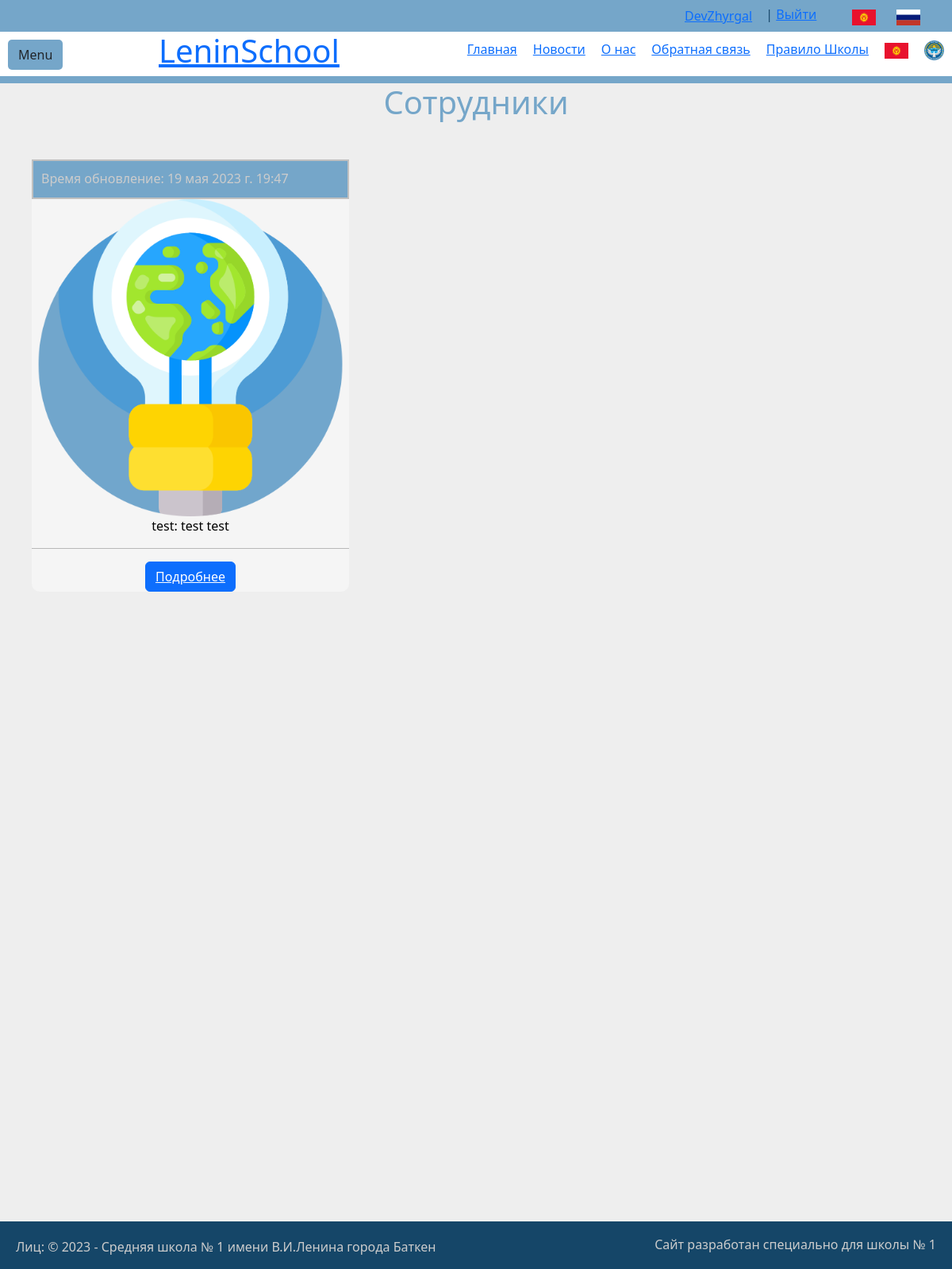
Screenshot of /employees/ (signed in) with the database file from the repository.
### main/models.py (models this page shows, shortened)
class Employees(models.Model):
    name = models.CharField(verbose_name='Имя', max_length=255)
    surname = models.CharField(verbose_name='Фимилия', max_length=255)
    slug = models.SlugField(max_length=255, unique=True, db_index=True, verbose_name='URL')
    info = models.TextField(verbose_name='Контент', null=True)
    email = models.EmailField(verbose_name='Почта', max_length=255)
    phone = models.IntegerField(verbose_name='Номер телефона пр. (996701500422)')
    photo = models.ImageField(verbose_name='Фотография', upload_to='photos/employees/%Y/', null=True, blank=True)
    status = models.CharField(verbose_name='Статус', max_length=255)
    document = models.FileField(verbose_name='Документ в pdf формате', upload_to='documents/employees/%Y/%m/%d/',
                                null=True, blank=True,
                                validators=[FileExtensionValidator(allowed_extensions=['pdf', ])])
    time_create = models.DateTimeField(verbose_name='Время создание', auto_now_add=True)
    time_update = models.DateTimeField(verbose_name='Время обновление', auto_now=True)
    is_published = models.BooleanField(verbose_name='Публикация', default=True)
    class Meta:
        verbose_name = 'Сотрудники'
        verbose_name_plural = 'Сотрудники'
        ordering = ['id']

### main/views.py (the view)
# urls.py: path('employees/', EmployeesView.as_view(), name='employees'),
class EmployeesView(DataMixin, ListView):
    paginate_by = 10
    model = Employees
    template_name = 'main/employees.html'
    def get_context_data(self, *, object_list=None, **kwargs):
        context = super().get_context_data(**kwargs)
        c_def = self.get_user_context(title='Сотрудники')
        return dict(list(context.items()) + list(c_def.items()))
    def get_queryset(self):
        return Employees.objects.filter(is_published=True)

### main/templates/main/employees.html (shortened to what this page needs)
{% extends 'layout.html' %}
{% load static %}
{% block content %}
<div class="employees_tables">
    {% for a in page_obj %}
    {% if a.is_published %}
    <ul class="tables_employees">
        <li>
            <div class="top-block">
                <div class="time_update">
                    Время обновление: {{ a.time_update }}</div>
            </div>
            <div class="employees_photo">
                {% if a.photo %}
                <img src="{{ a.photo.url }}" height="400px">
                {% else %}
                <img src="{% static 'img/earth-hour.png' %}" width="400px">
                {% endif %}
            </div>
            <div class="employees_info">
                <div class="employees_title">
                    {{ a.status }}: {{ a.name }} {{ a.surname }}
                </div>
            </div>
            <hr>
            <button class="btn btn-primary"><a style="color: white; " href="post/{{ a.slug }}">Подробнее</a></button>
        </li>
    </ul>
    {% endif %}
    {% endfor %}
</div>
{% endblock %}

### main/templates/layout.html (shortened to what this page needs)
<!DOCTYPE html>
{% load bootstrap5 %}
{% load static %}
{% load main_tags %}
<html lang="ru">
<head>
    <link href="{% static 'src/bootstrap/css/bootstrap.min.css' %}" type="text/css" rel="stylesheet">
    <link href="{% static 'fontawesomefree/css/all.min.css' %}" rel="stylesheet" type="text/css">
    <link rel="stylesheet" href="{% static 'css/styles.css' %}">
</head>
<body>
<header class="headers">
    <header class="main_header">
        <header class="header_address">
            <div class="kabinet">
                <div class="user">
                    {% if request.user.is_authenticated %}
                    <p><button class="btn btn-white"><span class="username_kabinet"><a href="{% url 'profile' %}">{{ user.username }}</a></span></button> | <a href="{% url 'logout' %}">Выйти</a></p>
                    {% endif %}
                </div>
                <ul class="lang">
                    <li>
                        <button class="btn btn-white"><a href="#"><img src="{% static 'img/flags/flag.jpg' %}"
                                                                       alt="Kyrgyzstan" width="30px" height="20px"></a>
                        </button>
                    </li>
                    <li>
                        <button class="btn btn-white"><a href="#"><img src="{% static 'img/flags/flag.svg' %}"
                                                                       alt="Russia" width="30px" height="20px"></a>
                        </button>
                    </li>
                </ul>
            </div>
        </header>
        <header class="header">
            <h5 class="btn_menu" style="margin: 10px; background-color: #75a6c9; border-radius: 5px;">
                <button class="btn btn-white" onclick="openMenu()">Menu</button>
            </h5>
            <h1 class="main_name"><a href="{% url 'home' %}">LeninSchool</a></h1>
            <aside class="navigation">
                <ul class="nav">
                    <li><a href="{% url 'home' %}">Главная</a></li>
                    <li><a href="{% url 'news' %}">Новости</a></li>
                    <li><a href="{% url 'about_us' %}">О&nbsp;нас</a></li>
                    <li><a href="{% url 'contact_us' %}">Обратная&nbsp;связь</a></li>
                    <li><a href="{% url 'school_rules' %}">Правило&nbsp;Школы</a></li>
                    <li>
                        <a href="#"><img src="{% static 'img/flags/flag.jpg' %}" alt="Kyrgyzstan" width="30px"
                                         height="20px"></a>
                    </li>
                    <li>
                        <a href="#"><img src="{% static 'img/flags/National_emblem_of_Kyrgyzstan_2016.svg.png' %}"
                                         alt="Kyrgyzstan" width="25px" height="25px"></a>
                    </li>
                </ul>
            </aside>
        </header>
    </header>
</header>
<main class="main" id="main" style="height: 100%; text-align: center;">
    <h1 style="color: #75a6c9;">{{ title }}</h1>
    {% block content %}
    {% endblock %}
</main>
<footer class="main_footer" id="main_footer">
    <footer class="fixed_footer">
        <p class="footer_copy_">Лиц: &copy; 2023 - Средняя школа № 1<span class="text_in_footer"> имени В.И.Ленина города Баткен </span>
        </p>
        <h6 class="footer_title_right">Сайт разработан специально для школы № 1</h6>
    </footer>
</footer>
</body>
</html>

### main/static/css/styles.css (style rules this page uses)
* { padding: 0; margin: 0; list-style: none; text-decoration: none; }
body { color: #000; height: auto; background-color: #eee; min-height: 1600px; }
.headers { padding-top: 105px; }
.main_header { position: fixed; width: 100%; max-height: 600px; background-color: #75a6c9; }
.btn_menu { position: absolute; margin: 5px; }
.header_address { background-color: #75a6c9; width: 100%; position: fixed; display: flex; top: 0px; height: 105px; color: #fff; }
.kabinet { display: flex; margin: auto; margin-bottom: 50px; margin-left: 710px; color: #154668; float: right; }
.user { display: flex; }
.lang { display: flex; }
.header { display: flex; position: fixed; top: 40px; left: 0; width: 100%; background-color: #fff; color: #282828; }
.main_name { float: left; margin-left: 200px; }
.nav { text-align: right; display: flex; float: right; margin-left: 500px; }
.employees_tables { grid-template-columns: repeat(4, 1fr); }
@media (max-width: 1500px) { .kabinet { margin-left: 1000px; } }
@media (max-width: 1500px) { .employees_tables { grid-template-columns: repeat(2, 1fr); } }
@media (max-width: 1500px) { .nav { margin-left: 200px; } }
@media (max-width: 1500px) { .kabinet { margin-left: 950px; } }
@media (max-width: 1400px) { .nav { margin-left: 180px; } }
@media (max-width: 1300px) { .nav { margin-left: 150px; } }
@media (max-width: 1300px) { .kabinet { margin-left: 900px; } }
@media (max-width: 1300px) { .main_footer { margin-left: 0px; width: 100%; } }
@media (max-width: 1300px) { #main { margin-left: 0px; width: 400px; width: 100%; } }
@media (max-width: 1250px) { .nav { margin-left: 100px; } }
@media (max-width: 1250px) { .kabinet { margin-left: 850px; } }
.nav li { margin: 10px; }
.main { margin-bottom: 100px; background-color: #eee; margin-left: 250px; margin-right: auto; }
.main_footer { background-color: #3f6d8f; max-height: 600px; margin-left: 200px; }
.fixed_footer { position: fixed; z-index: 3; bottom: 0; overflow: hidden; background-color: #154668; left: 0; width: 100%; height: 60px; color: #ccc; }
.fixed_footer .footer_copy_ { float: left; margin: 20px; }
.fixed_footer .footer_title_right { float: right; margin: 20px; }
.employees_tables { width: 200px; display: grid; }
.tables_employees { background: whitesmoke; margin: 40px; border-radius: 10px; padding-left: 0; }
.tables_employees li { float: left; margin: 0px; }
.tables_employees li .employees_photo { margin-top: 0px; }
.top-block { display: block; width: 100%; height: 50px; background: #75a6c9; color: #ccc; border: 2px solid silver; padding-top: 10px; }
.time_update { float: left; margin: auto; margin-left: 10px; }

### rows the page displays
Employees: time_update "19 мая 2023 г. 19:47", is_published True (drawn), status "test", name "test", surname "test"

### other values shown
{{ user.username }} "DevZhyrgal"
{{ title }} "Сотрудники"
